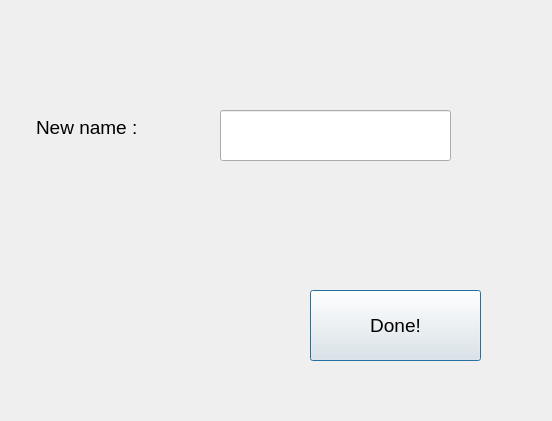
<?xml version="1.0" encoding="UTF-8"?>
<ui version="4.0">
 <class>projectedit</class>
 <widget class="QDialog" name="projectedit">
  <property name="geometry">
   <rect>
    <x>0</x>
    <y>0</y>
    <width>552</width>
    <height>421</height>
   </rect>
  </property>
  <property name="windowTitle">
   <string>Dialog</string>
  </property>
  <widget class="QLineEdit" name="lineEdit">
   <property name="geometry">
    <rect>
     <x>220</x>
     <y>110</y>
     <width>231</width>
     <height>51</height>
    </rect>
   </property>
   <property name="font">
    <font>
     <pointsize>14</pointsize>
    </font>
   </property>
  </widget>
  <widget class="QLabel" name="label">
   <property name="geometry">
    <rect>
     <x>36</x>
     <y>102</y>
     <width>131</width>
     <height>51</height>
    </rect>
   </property>
   <property name="font">
    <font>
     <pointsize>14</pointsize>
    </font>
   </property>
   <property name="text">
    <string>New name :</string>
   </property>
  </widget>
  <widget class="QPushButton" name="pushButton">
   <property name="geometry">
    <rect>
     <x>310</x>
     <y>290</y>
     <width>171</width>
     <height>71</height>
    </rect>
   </property>
   <property name="font">
    <font>
     <pointsize>14</pointsize>
    </font>
   </property>
   <property name="text">
    <string>Done!</string>
   </property>
  </widget>
 </widget>
 <resources/>
 <connections/>
</ui>
